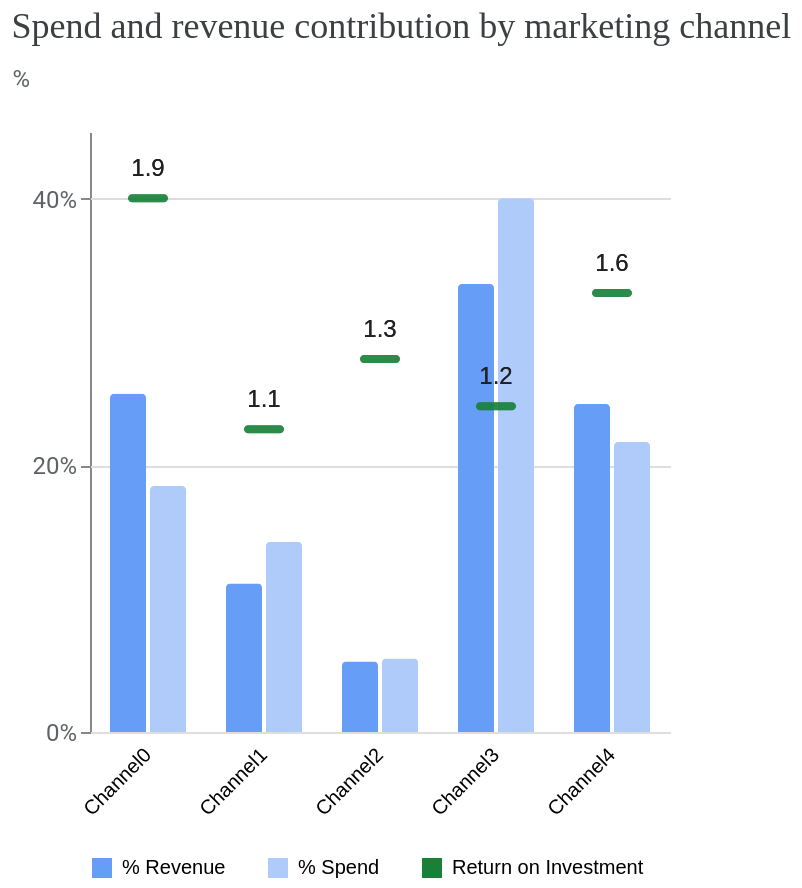

Write notebook code for a chart like this one.
### Code cell
# 広告費の構成比・貢献度・ROIを比較
media_summary.plot_spend_vs_contribution()

### Figure 1 — Vega-Lite specification as saved in the notebook (floating-point values rounded to 4 significant figures)
{"config": {"view": {"continuousWidth": 300, "continuousHeight": 300, "strokeOpacity": 0}, "axis": {"labelColor": "#5F6368", "labelFont": "Roboto", "labelFontSize": 12, "titleColor": "#5F6368", "titleFont": "Roboto", "titleFontSize": 12, "titleFontWeight": "normal", "titlePadding": 10}, "header": {"labelAlign": "right", "labelAngle": -45, "labelBaseline": "middle", "labelOrient": "bottom", "title": null}}, "data": {"name": "data-940c8c7779a307c966f0f0cd367102b4"}, "facet": {"column": {"field": "channel", "type": "nominal"}}, "spec": {"layer": [{"mark": {"type": "bar", "cornerRadiusEnd": 2, "tooltip": true}, "encoding": {"color": {"field": "label", "legend": {"columnPadding": 20, "orient": "bottom", "rowPadding": 10, "title": null}, "scale": {"domain": ["% Revenue", "% Spend", "Return on Investment"], "range": ["#669DF6", "#AECBFA", "#188038"]}, "type": "nominal"}, "tooltip": [{"field": "pct", "format": ".1%", "type": "quantitative"}], "x": {"axis": {"labels": false, "ticks": false, "title": null}, "field": "label", "scale": {"paddingOuter": 0.5}, "type": "nominal"}, "y": {"axis": {"format": "%", "tickCount": 2, "titleAlign": "left", "titleAngle": 0, "titleY": -20}, "field": "pct", "type": "quantitative"}}}, {"mark": {"type": "tick", "color": "#188038", "cornerRadius": 2, "size": 20, "thickness": 4, "tooltip": true}, "encoding": {"tooltip": [{"field": "roi", "format": ".2f", "type": "quantitative"}], "y": {"field": "roi_scaled", "title": "%", "type": "quantitative"}}}, {"mark": {"type": "text", "color": "#202124", "dy": -15, "fontSize": 12}, "encoding": {"text": {"field": "roi", "format": ".1f", "type": "quantitative"}, "y": {"field": "roi_scaled", "type": "quantitative"}}}]}, "spacing": -1, "title": {"text": "Spend and revenue contribution by marketing channel", "anchor": "start", "color": "#3C4043", "font": "Google Sans Display", "fontSize": 18, "fontWeight": "normal", "offset": 10}, "$schema": "https://vega.github.io/schema/vega-lite/v5.20.1.json", "datasets": {"data-940c8c7779a307c966f0f0cd367102b4": [{"channel": "Channel0", "pct": 0.2538, "label": "% Revenue", "roi": 1.893, "roi_scaled": 0.4003}, {"channel": "Channel1", "pct": 0.1114, "label": "% Revenue", "roi": 1.074, "roi_scaled": 0.2272}, {"channel": "Channel2", "pct": 0.05289, "label": "% Revenue", "roi": 1.323, "roi_scaled": 0.2797}, {"channel": "Channel3", "pct": 0.336, "label": "% Revenue", "roi": 1.155, "roi_scaled": 0.2443}, {"channel": "Channel4", "pct": 0.246, "label": "% Revenue", "roi": 1.557, "roi_scaled": 0.3292}, {"channel": "Channel0", "pct": 0.1845, "label": "% Spend", "roi": 1.893, "roi_scaled": 0.4003}, {"channel": "Channel1", "pct": 0.1427, "label": "% Spend", "roi": 1.074, "roi_scaled": 0.2272}, {"channel": "Channel2", "pct": 0.05503, "label": "% Spend", "roi": 1.323, "roi_scaled": 0.2797}, {"channel": "Channel3", "pct": 0.4003, "label": "% Spend", "roi": 1.155, "roi_scaled": 0.2443}, {"channel": "Channel4", "pct": 0.2175, "label": "% Spend", "roi": 1.557, "roi_scaled": 0.3292}]}}
